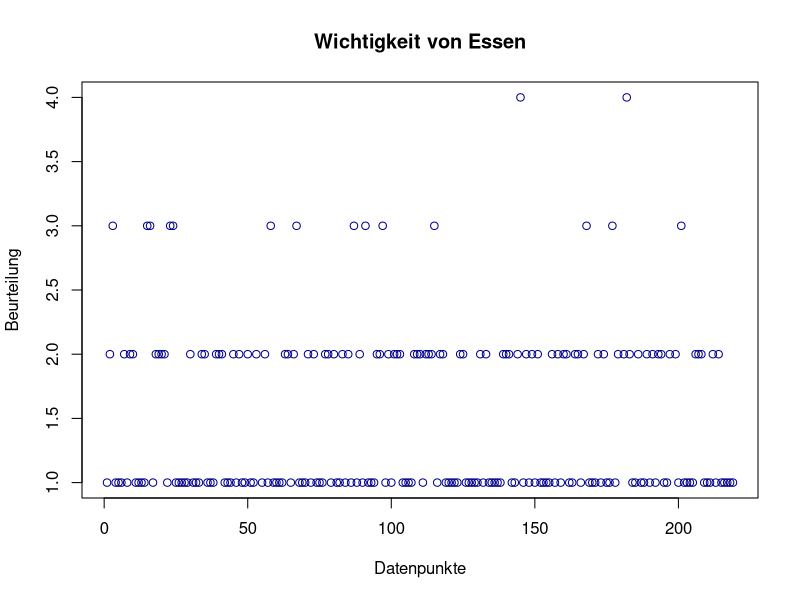
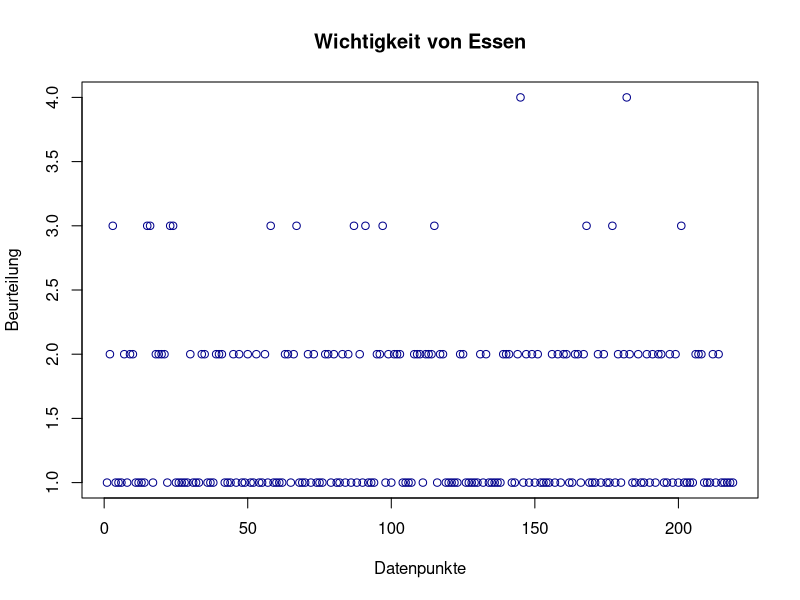
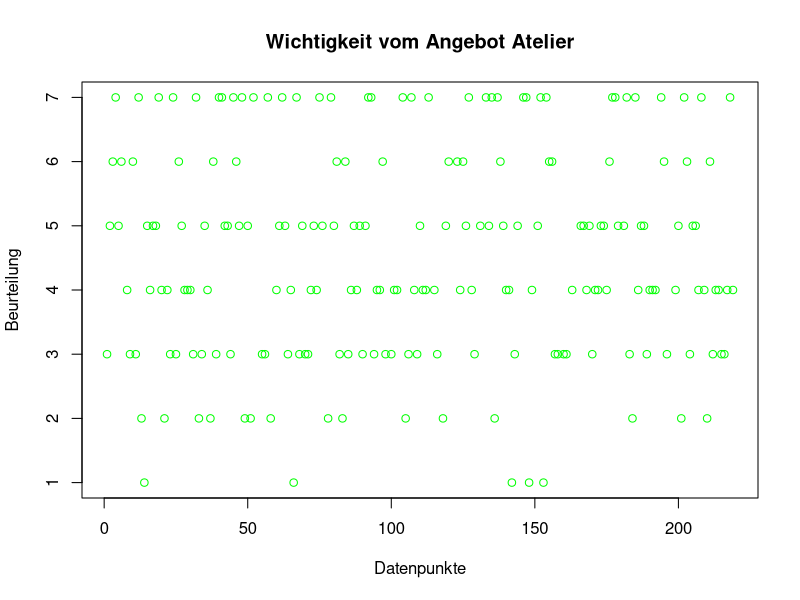
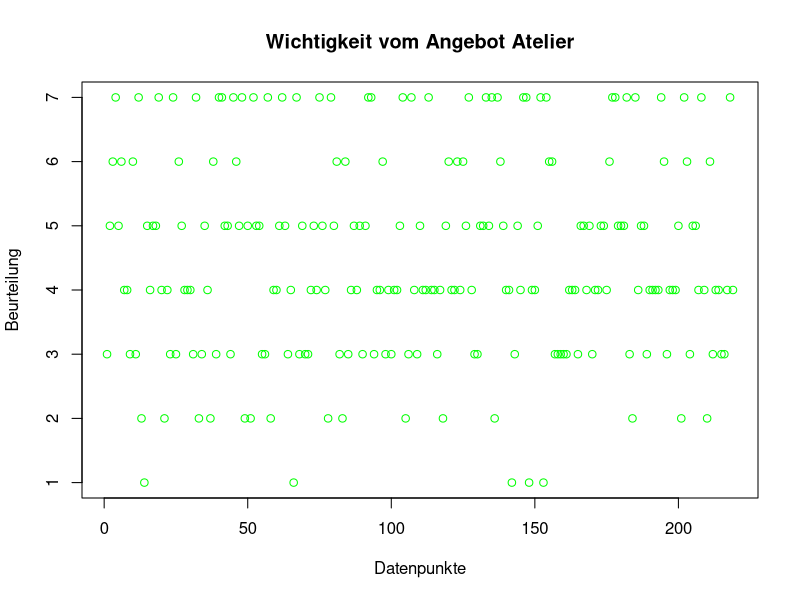
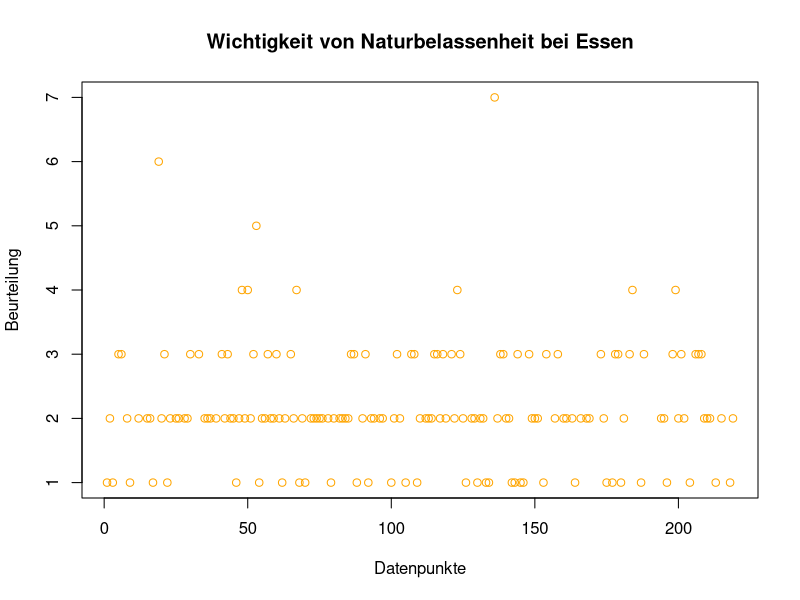
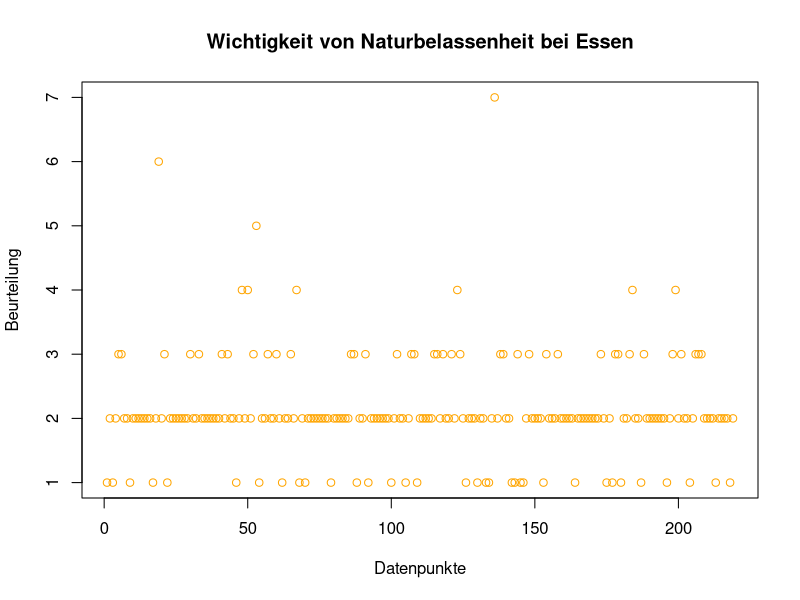
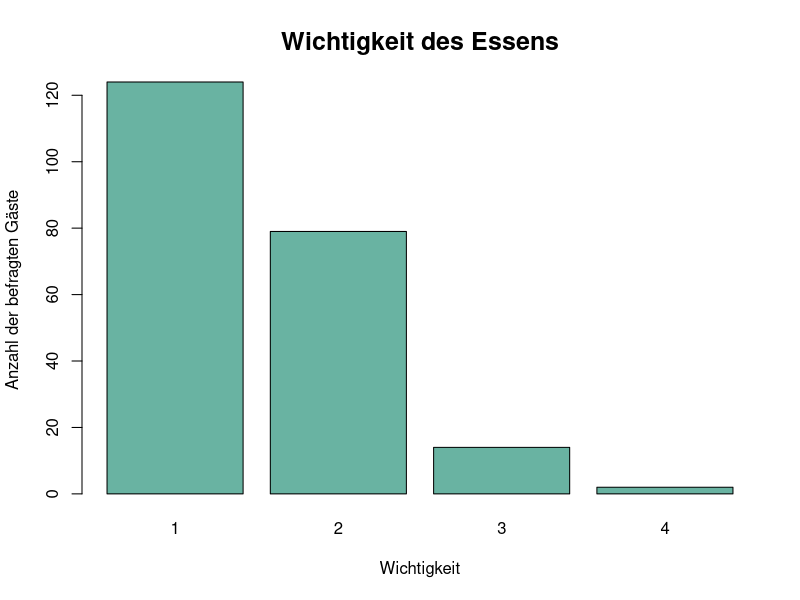
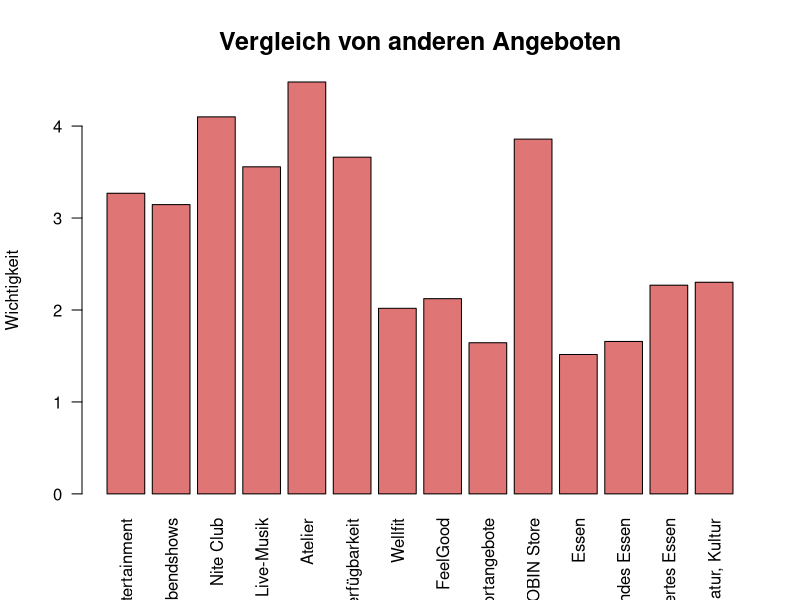

The R script that drew these images, in order:
## ---- chunk 1

install.packages('tidyverse')
library(tidyverse)

install.packages('dplyr')
library(dplyr)

install.packages('data.table')
library(data.table)

install.packages('VIM')
library(VIM)

## ---- chunk 2
fragebogen = read.csv('fallstudie.csv')

sum(is.na(fragebogen))

str(fragebogen)

head(fragebogen)
## ---- chunk 3

contains_any_na = sapply(fragebogen, function(x) any(is.na(x)))
column_names_na = names(fragebogen)[contains_any_na]

## df das anzeigt wie viel Prozent NA pro Spalte vorhanden sind
perc_na = sapply(fragebogen, function(x) sum(is.na(x))/count(fragebogen))
perc_na = as.data.frame(perc_na)
perc_na


## ---- chunk 4
#drop von den Text Daten
#welche Spalten haben 'txt' in ihrem Namen?
fragebogendt<-as.data.table(fragebogen)
fragebogenneu<-fragebogendt[,grep("txt",colnames(fragebogendt))]
fragebogenneu
numericfragebogen<-fragebogen[-fragebogenneu]

# einzelne nicht numerische Daten (oder im Fall von f_20 nominal skalierte Daten) werden nochmal herausgefiltert und entfernt 
numericfragebogen = numericfragebogen[-c(1:2,129,122)]
#f17_Comment ausschließen
numericfragebogen$f17_Comment = NULL

# drop von denen dessen Normierung nicht 1-7 ist 
sc_1_7_fragebogen = select(numericfragebogen, -c(f21:f25_2,f11_2:f13_3,f8:f11_1))

## ---- chunk 5
# skalierung von 1-7 in einem df sc_1_7_fragebogen als knn_fragebogen gespeichert um fehlende Werte durch KNN zu ermitteln (Imputation)
# k=sqrt(count(fragebogen)

knn_fragebogen = kNN(sc_1_7_fragebogen,k=sqrt(count(fragebogen)))

# zusätzlichen Spalten, die durch den algo knn erstellt wurden, droppen 
knn_fragebogen = select(knn_fragebogen, -(f3_3_imp:f19_10_imp))

# double check ob auch wirklich alle NA's imputiert wurden
sum(is.na(knn_fragebogen))

# Zum visuellen Vergleich wie gut KNN Algo funktioniert hat
#mit ~ 1,3 % NA's
plot(fragebogen$f4_11, col=c("darkblue"), legend = rownames(fragebogen$f4_11), main="Wichtigkeit von Essen", xlab="Datenpunkte", ylab='Beurteilung')
plot(knn_fragebogen$f4_11, col=c("darkblue"), legend = rownames(fragebogen$f4_11), main="Wichtigkeit von Essen", xlab="Datenpunkte", ylab='Beurteilung')

#mit ~ 10 % NA's
plot(fragebogen$f4_5, col=c("green"), legend = rownames(fragebogen$f4_11), main="Wichtigkeit vom Angebot Atelier", xlab="Datenpunkte", ylab='Beurteilung')
plot(knn_fragebogen$f4_5, col=c("green"), legend = rownames(fragebogen$f4_11), main="Wichtigkeit vom Angebot Atelier", xlab="Datenpunkte", ylab='Beurteilung')


#mit ~ 25 % NA's
plot(fragebogen$f6_4, col=c("orange"), legend = rownames(fragebogen$f4_11), main="Wichtigkeit von Naturbelassenheit bei Essen", xlab="Datenpunkte", ylab='Beurteilung')
plot(knn_fragebogen$f6_4, col=c("orange"), legend = rownames(fragebogen$f4_11), main="Wichtigkeit von Naturbelassenheit bei Essen", xlab="Datenpunkte", ylab='Beurteilung')



## ---- chunk 6

essen_wohlbefinden = knn_fragebogen$f4_11

barplot(table(essen_wohlbefinden) , main = "Wichtigkeit des Essens",xlab = "Wichtigkeit", ylab = "Anzahl der befragten Gäste", space = 0.2, cex.axis = 1, cex.names = 1, cex.lab = 1, cex.main = 1.5, col = "#69b3a2")

# neue Matrix erstellen
Angebote_robinson = cbind(knn_fragebogen$f4_1,
                          knn_fragebogen$f4_2,
                          knn_fragebogen$f4_3,
                          knn_fragebogen$f4_4,
                          knn_fragebogen$f4_5,
                          knn_fragebogen$f4_6,
                          knn_fragebogen$f4_7,
                          knn_fragebogen$f4_8,
                          knn_fragebogen$f4_9,
                          knn_fragebogen$f4_10,
                          knn_fragebogen$f4_11,
                          knn_fragebogen$f4_12,
                          knn_fragebogen$f4_13,
                          knn_fragebogen$f4_14)

#colnames vergeben
colnames(Angebote_robinson) = c('Entertainment',
                                               'Abendshows',
                                               'Nite Club',
                                               'Live-Musik', 
                                               'Atelier', 
                                               'Internetverfügbarkeit',
                                               'Wellfit', 
                                               'FeelGood',
                                               'Sportangebote',
                                               'ROBIN Store',
                                               'Essen',
                                               'Gesundes Essen',
                                               'Ökologische produziertes Essen',
                                               'Natur, Kultur')

# Arithmetisches Mittel berechnen
Angebote_robinson_mean = apply(Angebote_robinson, 2, function(x) mean(x))

# Plot
barplot(Angebote_robinson_mean , main = "Vergleich von anderen Angeboten", xlab = colnames(Angebote_robinson_mean), ylab = "Wichtigkeit", space = 0.2, cex.axis = 1, cex.names = 1, cex.lab = 1, cex.main = 1.5, col = rgb(0.8,0.1,0.1,0.6), las=2)





## ---- chunk 7

essen_bionahrung = knn_fragebogen$f4_13

barplot(table(essen_bionahrung), main = "Wichtigkeit von Bionahrung", xlab = 'Wichtigkeit', ylab = "Anzahl der Befragten", space = 0.2, cex.axis = 1, cex.names = 1, cex.lab = 1, cex.main = 1.5, col = rgb(0.8,0.1,0.1,0.6), las=1)

## ---- chunk 8
bedeutung_bio = cbind(knn_fragebogen$f15_1,
                      knn_fragebogen$f15_2,
                      knn_fragebogen$f15_3,
                      knn_fragebogen$f15_4,
                      knn_fragebogen$f15_5,
                      knn_fragebogen$f15_6,
                      knn_fragebogen$f15_7,
                      knn_fragebogen$f15_8,
                      knn_fragebogen$f15_9,
                      knn_fragebogen$f15_10,
                      knn_fragebogen$f15_11,
                      knn_fragebogen$f15_12,
                      knn_fragebogen$f15_13,
                      knn_fragebogen$f15_14,
                      knn_fragebogen$f15_15,
                      knn_fragebogen$f15_16)

bedeutung_bio_names = c('Guter Geschmack',
                        'Frische und Reife',
                        'Gesundheitsbewusste Ernährung',
                        'Hochwertige Nahrung',
                        'Abwechslungsreiche Nahrung',
                        'Sportlichkeit',
                        'Individualität',
                        'Wohlfühlen',
                        'Im Trend',
                        'Naturbelassenheit',
                        'Regionale Herkunft',
                        'Genuss',
                        'artgerechte Tierhaltung',
                        'Auschluss von Gentechnik',
                        'geprüfte Qualität',
                        'Gutes Preis-/Leistungsverhältnis')

bedeutung_bio = as.data.table(bedeutung_bio)
colnames(bedeutung_bio) <- bedeutung_bio_names

# mittelwerte der einzelnen Attribute bilden
bedeutung_bio_means = colMeans(bedeutung_bio) 

#plot
barplot(bedeutung_bio_means , main = "Was bedeutet Bio für die Gäste?", xlab = colnames(Angebote_robinson_mean), ylab = "Bedeutung", space = 0.2, cex.axis = 1, cex.names = 1, cex.lab = 1, cex.main = 1.5, col = rgb(0.8,0.1,0.1,0.6), las=2)
abline(h=2.0, col="blue", lty=3, lwd=4)

# starke Assoziation mit Mittelwert kleiner gleich 2 deshalb die Linie



## ---- chunk 9
price_sensitivity = numericfragebogen$f17 
price_sensitivity = as.data.table(price_sensitivity)
price_sensitivity = na.omit(price_sensitivity)


#Wie viele n's vor dem droppen von NA Reihen? --> 219
length(numericfragebogen$f17)

#Wie viele n's? --> 100 
count(price_sensitivity)

#Wie viele würden überhaupt mehr bezahlen? --> 66 Personen 
ps_0 = price_sensitivity[price_sensitivity>0, .N]

#Wie viele würden mehr als 3 % bezahlen? --> 47 Personen
ps_3 = price_sensitivity[price_sensitivity>3, .N]
u_ps_3 = ps_3 * 0.03 

#Wie viele würden mehr als 5 % bezahlen? --> 26 Personen
ps_5 = price_sensitivity[price_sensitivity>5, .N]
u_ps_5 = ps_5 * 0.05

#Wie viele würden mehr als 10 % bezahlen? --> 7 Personen
ps_10 = price_sensitivity[price_sensitivity>10, .N]
u_ps_10 = ps_10 * 0.1

#Wie viele würden mehr als 15 % bezahlen? --> 5 Personen
ps_15 = price_sensitivity[price_sensitivity>15, .N]
u_ps_15 = ps_15 * 0.15

#Wie viele würden mehr als 20 % bezahlen? --> 2 Personen 
ps_20 = price_sensitivity[price_sensitivity>20, .N]
u_ps_20 = ps_20 * 0.2

#Ergebnisse in einen Vektor packen
all_ps = as.data.table(c(ps_3, ps_5, ps_10, ps_15, ps_20))
all_u_ps = as.data.table(c(u_ps_3,u_ps_5,u_ps_10,u_ps_15,u_ps_20))

all_ps_transpose = t(all_ps)
all_ps_u_transpose = t(all_u_ps)

#colnames 
colnames_all_ps_transpose = c('>3%','>5%','>10%','>15%','>20%')
colnames(all_ps_transpose) = colnames_all_ps_transpose

colnames(all_ps_u_transpose) = colnames_all_ps_transpose

#barplot in Prozentualer Anteil 
barplot(all_ps_transpose/length(numericfragebogen$f17), main = "Anzahl der Gäste die Aufschlag zahlen würden", ylab = "Anzahl", space = 0.2, cex.axis = 1, cex.names = 1, cex.lab = 1, cex.main = 1.5, col = rgb(0.8,0.1,0.1,0.6), las=1)

#barplot Umsatz für jede Erhöhung --> Zeigt welche Prozenterhöhung sich lohnen würde wenn man die prozentuale Erhöhung und die Kaufbereitschaft der Kunden betrachtet
barplot(all_ps_u_transpose , main = "Anzahl multipliziert mit dem Aufschlag", ylab = "Anzahl", space = 0.2, cex.axis = 1, cex.names = 1, cex.lab = 1, cex.main = 1.5, col = rgb(0.8,0.1,0.1,0.6), las=1)


## ---- chunk 10

#numericfragebogen = as.data.table(numericfragebogen)
# 
# head(numericfragebogen)
# clusterfragebogen<-numericfragebogen[,c(3,132:122,28)]
# clusterfragebogen
# clusterfragebogen<-clusterfragebogen[,-c(4:9)]
# clusterwithoutNA<-na.omit(clusterfragebogen)
# wss <- 0
# # Elbow Method
# for (i in 1:15) {
#   km.out <- kmeans(clusterwithoutNA, centers = i, nstart = 20, iter.max = 50)
#   wss[i] <- km.out$tot.withinss
# }
# #Scree Plot
# plot(1:15, wss, type = "b", 
#      xlab = "Clusters", 
#      ylab = "Within groups sum of squares")
# k <- 3
# km.out <- kmeans(clusterwithoutNA, centers = k, nstart = 20, iter.max = 50)
# # View 
# km.out
# # Plot von der Häufgkeit wie oft die Kunden schon in RobinsonClub gereist sind und wie Alt sie sind
# plot(clusterwithoutNA[, c("f22", "f1")],
#      col = km.out$cluster,
#      main = paste("k-means clustering of RobinsonClub", k, "clusters"),
#      xlab = "BedeutungBio", ylab = "Häufigkeit im RobinsonClub")


#ALTERNATIVE


 Biowichtig<-fragebogendt[f4_13 <= 3]
 Biounwichtig<-fragebogendt[f4_13>3]
 #2. die Demografischen Daten aus den filtern
 Biowichtig<-Biowichtig[,c(2,144:134)]
 Biounwichtig<-Biounwichtig[,c(2,144:134)]
 #3. identifizieren des Durschnittlichen Einkommens
 EkBiowichtig<-Biowichtig[,mean(f26,na.rm=TRUE)]
 EkBiounwichtig<-Biounwichtig[,mean(f26,na.rm=TRUE)]
 #4.Durschnittliches Alter 
 AlterBioWichtig<-Biowichtig[,mean(f22, na.rm=TRUE)]
 AlterBioUnwichtig<-Biounwichtig[,mean(f22, na.rm=TRUE)]
 #In welchen der beiden Orten 
 OrtBioWichtig<-Biowichtig[,mean(Ort, na.rm=TRUE)]
 ortBioUnwichtig<-Biounwichtig[,mean(Ort, na.rm=TRUE)]
 #woher kommen die Kunden 
 WohnortBioWichtig<-Biowichtig[,.N,f25_1]
 WohnortBioUnwichtig<-Biounwichtig[,.N,f25_1]
 #Bildungsabschluss
 BildungBioWichtig<-Biowichtig[,mean(f20,na.rm = TRUE)]
 BildungBioUnwichtig<-Biounwichtig[,mean(f20,na.rm=TRUE)]
 #Geschlecht
 GeschlechtBiowichtig<-Biowichtig[,.N,f21]
 GeschlechtBioUnwichtig<-Biounwichtig[,.N,f21]

## ---- chunk 11

l_bio_wichtigkeit = cbind(knn_fragebogen$f16_1,
                          knn_fragebogen$f16_2,
                          knn_fragebogen$f16_3,
                          knn_fragebogen$f16_4,
                          knn_fragebogen$f16_5,
                          knn_fragebogen$f16_6,
                          knn_fragebogen$f16_7,
                          knn_fragebogen$f16_8,
                          knn_fragebogen$f16_9)

# Arithmetisches Mittel berechnen
l_bio_wichtigkeit_mean = apply(l_bio_wichtigkeit, 2, function(x) mean(x))

#tranpose und dt kreieren
l_bio_wichtigkeit_mean = as.data.table(l_bio_wichtigkeit_mean)
l_bio_wichtigkeit_mean = t(l_bio_wichtigkeit_mean)

#colnames
colnames(l_bio_wichtigkeit_mean) = c('Milchprodukte',
                                     'Gemüse',
                                     'Obst',
                                     'Fischprodukte',
                                     'Fleischprodukte', 
                                     'Backwaren',
                                     'Süßigkeiten',
                                     'Gewürze',
                                     'Getränke'
                                     )


barplot(l_bio_wichtigkeit_mean, main = "Wichtigkeit von Bio bei unterschiedlichen Lebensmittelarten", ylab = "Wichtigkeit", space = 0.2, cex.axis = 1, cex.names = 1, cex.lab = 1, cex.main = 1.5, col = "#69b3a2", las=2)



## ---- chunk 12

#wie viele NA's pro Spalte? 
na_12_n = perc_na[perc_na$f12_1:perc_na$f12_9]

#dt kreieren
dt_f12 = as.data.table(cbind(fragebogendt$f12_1,
                 fragebogendt$f12_2,
                 fragebogendt$f12_3,
                 fragebogendt$f12_4,
                 fragebogendt$f12_5,
                 fragebogendt$f12_6,
                 fragebogendt$f12_7,
                 fragebogendt$f12_8,
                 fragebogendt$f12_9))

#drop na
dt_f12 = na.omit(dt_f12)

# Bilden der Summe pro Siegel
dt_f12_count = apply(dt_f12, 2, function(x) sum(x))

# dt kreieren
dt_f12_count = as.data.table(dt_f12_count)
dt_f12_count_transp = t(dt_f12_count)

#colnames 
colnames_dt_f12_count = c('Ecovin', 'Biopark', 'Ecoland', 'Gäe', 'Bioland', 'Demeter', 'Naturland', 'Bio', 'Bio Kreis')
colnames(dt_f12_count_transp) = colnames_dt_f12_count

#plot
barplot(dt_f12_count_transp, main = "Wichtigkeit von Bio bei unterschiedlichen Lebensmittelarten", ylab = "Wichtigkeit", space = 0.2, cex.axis = 1, cex.names = 1, cex.lab = 1, cex.main = 1.5, col ='#69b3a2', las=2)
abline(h=122, col="blue", lty=3, lwd=4)


## ---- chunk 13
#Wie kommen wir an alle Personen die Kinder haben? --> Frage 2.3 sehr passend da bei der niedrigen prozentualen Anzahl an fehlenden Werten Reihen gedropped werden können.

# Annahme: Wer mit Familie kommt, kommt auch mit Kindern

# Frage 9
preferences_bio = as.data.table(fragebogen$f9)

# Frage 2
bio_children = as.data.table(fragebogen$f2)
#replacing 0 with NA
bio_children[bio_children == 0] <- NA

#datasets verbinden 
merge_p_b = cbind(bio_children, preferences_bio)
#Spalten Namen ändern
colnames(merge_p_b) = c('bio_children','preferences_bio')

#wie viele NA's pro Spalte? 
perc_na$f9.n #0.04 % NA
perc_na$f2.n #keine NA

#es kann bei so einer geringen Anzahl an NA's Reihen gedroped werden 
merge_p_b_na = na.omit(merge_p_b)


#filtern nach denen die bio mögen
#bio_mögen_u.kinder = merge_p_b_na[merge_p_b_na$preferences_bio < 3 & merge_p_b_na$bio_children == 3]

####################

#Kinder neu definiert

kinder_bio_all = cbind(fragebogen$f23_1, fragebogen$f23_2, fragebogen$f23_3, fragebogen$f23_4, preferences_bio)
# neue spalte die zählt wie viele NA pro Reihe
kinder_bio_all$na_count <- apply(kinder_bio_all, 1, function(x) sum(is.na(x)))

kinder_bio_all =  as.data.table(kinder_bio_all) 
colnames(kinder_bio_all) = c('1Ki','2Ki','3Ki','4Ki','bio','na_count')

# kinder und keine kinder und dann mittelwert von bio ermitteln 
keine_kinder = kinder_bio_all[kinder_bio_all$na_count==4]
kinder = kinder_bio_all[kinder_bio_all$na_count!=4]

# drop na und dt erstellen
kinder_bio = as.data.table(kinder$bio)
kinder_bio = na.omit(kinder$bio)

keine_kinder_bio = as.data.table(keine_kinder$bio)


# mittelwert ermitteln 
mean_k_b = mean(kinder_bio) 
mean_kk_b = mean(data.matrix(keine_kinder_bio)) #mean funktioniert nicht immer mit dt

# t.test durchführen
t.test(kinder_bio, keine_kinder_bio) 

#--> Können H0 nicht verwerfen da p.value > alpha deshalb müssen wir bei der H0 hypo bleiben


## ---- chunk 14
# daten und var spezifizieren 
bio_aufschlag = as.matrix(knn_fragebogen$f18_2)

#plot --> Erkennbar dass Bereitschaft da wäre
hist(bio_aufschlag, main = "Kaufbereitschaft von Bionahrung",xlab = 'Wichtigkeit' ,ylab = "Anzahl der Gäste", col ='#69b3a2', las=2, breaks=7)

# daten und var spezifizieren 
aufschlag_abschrecken = as.matrix(knn_fragebogen$f18_9)
#plot

hist(aufschlag_abschrecken, main = "Abschreckung durch Aufschlag bei Bionahrung",xlab = 'Wichtigkeit' ,ylab = "Anzahl der Gäste", col ='#69b3a2', las=2, breaks = 7)


#H0: wird nicht abgelehnt sondern einfach nur H1 bewiesen
# weitere Möglichkeit: einseitiger t.test wo 4 als neutral gilt
t.test(bio_aufschlag, mu = 4, alternative = 'less')
# --> p.value<alpha 

# alternative Betrachtung 
t.test(aufschlag_abschrecken, mu = 4, alternative = 'greater')
# --> p.value<alpha 




## ---- chunk 15
#für marke robinson relevanten spalten zusammenführen 
marke_robinson = cbind(knn_fragebogen$f3_1,knn_fragebogen$f3_2,knn_fragebogen$f3_3,knn_fragebogen$f3_4,knn_fragebogen$f3_5,knn_fragebogen$f3_6,knn_fragebogen$f3_7,knn_fragebogen$f3_8,knn_fragebogen$f3_9,knn_fragebogen$f3_10, knn_fragebogen$f3_11)

#mean ausrechnen 
col_means_r=colMeans(marke_robinson)

#columnnames erstellen
column_names_r = c('Gutes Preis- / Leistungsverhältnis',
                   'Umfassendes Wohlfühlangebot',
                   'Sportlichkeit',
                   'Kinderfreundlichkeit',
                   'Hochwertiges Speisenangebot',
                   'Abwechslungsreiches Speisenangebot',
                   'Einzigartigkeit',
                   'Hohe Qualität',
                   'Gesundheit',
                   'ROBINSON ist „in“',
                   'Genuss')

#colnames vergeben
col_means_r = as.data.table(col_means_r)
col_means_r_transp = t(col_means_r)
colnames(col_means_r_transp) = column_names_r


#plot 
barplot(col_means_r_transp, main = "Was verbinden die Kunden mit der Marke Robinson", ylab = "Bedeutung", col = 'black', las=2)
abline(h=2.0, col="lightgreen", lty=3, lwd=4)



#weiteren Wert in Betracht ziehen: Modalwert 
## mode function definieren 
modefunc <- function(x){
    tabresult <- tabulate(x)
    themode <- which(tabresult == max(tabresult))
    if(sum(tabresult == max(tabresult))>1) themode <- NA
    return(themode)
}

#modalwerte erechnen
col_mode_r = apply(marke_robinson, 2, modefunc)

#colnames vergeben
col_mode_r_transp = t(col_mode_r)
colnames(col_mode_r_transp) = column_names_r


#plot
barplot(col_mode_r_transp, main = "Was verbinden die Kunden mit der Marke Robinson",ylab = "Bedeutung", col = "black", las=2)




## ---- chunk 16
#für marke bio relevanten spalten zusammenführen 
marke_bio = cbind(knn_fragebogen$f15_1,knn_fragebogen$f15_2,knn_fragebogen$f15_3,knn_fragebogen$f15_4,knn_fragebogen$f15_5,knn_fragebogen$f15_6,knn_fragebogen$f15_7,knn_fragebogen$f15_8,knn_fragebogen$f15_9,knn_fragebogen$f15_10, knn_fragebogen$f15_11,knn_fragebogen$f15_12,knn_fragebogen$f15_13,knn_fragebogen$f15_14,knn_fragebogen$f15_15,knn_fragebogen$f15_16)

#mean ausrechnen 
col_means_b=colMeans(marke_bio)



#colnames 

column_names_b = c('guter Geschmack',
'Frische und Reife',
'gesundheitsbewusste Ernährung',
'Hochwertige Nahrung',
'Abwechslungsreiche Nahrung',
'Sportlichkeit',
'Individualität',
'Wohlfühlen',
'Bio ist „in“',
'Naturbelassenheit',
'regionale Herkunft',
'Genuss',
'artgerechte Tierhaltung',
'Ausschluss von Gentechnik',
'geprüfte Qualität (Gütesiegel)',
'Gutes Preis- / Leistungsverhältnis')

#colnames
col_mode_r_transp = t(col_means_b)
colnames(col_mode_r_transp) = column_names_b


#plot 
barplot(col_mode_r_transp, main = "Was verbinden die Kunden mit Robinson", ylab = "Bedeutung", col = "lightgreen", las=2)
abline(h=2.0, col="black", lty=3, lwd=4)


#weiteren Wert in Betracht ziehen: Modalwert 

#columns
col_mode_b = apply(marke_bio, 2, modefunc)

#colnames
col_mode_b = t(col_mode_b)
colnames(col_mode_b) = column_names_b

#plot
barplot(col_mode_b, main = "Was verbinden die Kunden mit Robinson", ylab = "Bedeutung", col = "lightgreen", las=2)





## ---- chunk 17
# vergleichsdaten zusammenführen 
vergleichs_matrix = cbind(col_means_r[1],col_means_b[16], 
                          col_means_r[2], col_means_b[8], 
                          col_means_r[3], col_means_b[6],
                          col_means_r[5], col_means_b[4],
                          col_means_r[6], col_means_b[5],
                          col_means_r[7], col_means_b[7],
                          col_means_r[9], col_means_b[3],
                          col_means_r[10], col_means_b[9],
                          col_means_r[11], col_means_b[12])

#colnames 
colnames_v_m = c('Preis- / Leistungsverhältnis','',
'Umfassendes Wohlfühlangebot','',
'Sportlichkeit','',
'Hochwertiges Speisenangebot','',
'Abwechslungsreiches Speisenangebot','',
'Einzigartigkeit','',
'Gesundheit','',
'Im Trend','',
'Genuss','')


#colnames vergeben
vergleichs_matrix_dt = as.matrix(vergleichs_matrix)
colnames(vergleichs_matrix_dt) = colnames_v_m

#vergleichsmatrix plotten
barplot(vergleichs_matrix_dt, main = "Vergleich zwischen Bio und Robinson Club", ylab = "Bedeutung", col = c("lightgreen",'black'), beside = TRUE, las=2, cex.axis=.75, cex.names=.75)


## ---- chunk 18




## ---- chunk 19
# besteht überhaupt ein Bedarf an weiteren Gütesiegeln?
bedarf_an_gs = knn_fragebogen$f18_4

#hist
hist(bedarf_an_gs)

# einseitiger t.test 
t.test(bedarf_an_gs, mu = 4, alternative = 'less')

#p.value < alpha --> signifikanter Bedarf an Gütesiegeln
